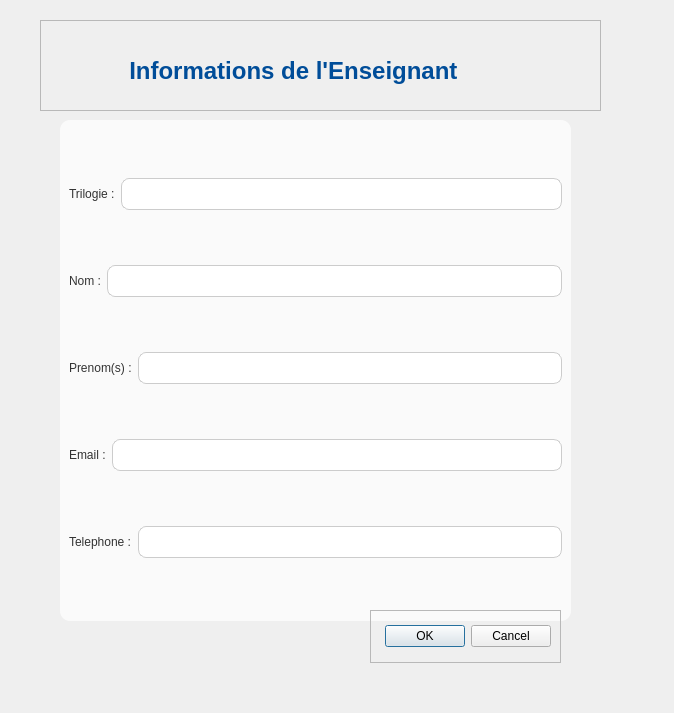
<?xml version="1.0" encoding="UTF-8"?>
<ui version="4.0">
 <class>modif_enseignant</class>
 <widget class="QDialog" name="modif_enseignant">
  <property name="geometry">
   <rect>
    <x>0</x>
    <y>0</y>
    <width>674</width>
    <height>713</height>
   </rect>
  </property>
  <property name="windowTitle">
   <string>Dialog</string>
  </property>
  <widget class="QWidget" name="widget" native="true">
   <property name="geometry">
    <rect>
     <x>10</x>
     <y>20</y>
     <width>611</width>
     <height>676</height>
    </rect>
   </property>
   <widget class="QFrame" name="frame">
    <property name="geometry">
     <rect>
      <x>30</x>
      <y>0</y>
      <width>561</width>
      <height>91</height>
     </rect>
    </property>
    <property name="styleSheet">
     <string notr="true">QLabel#label {
    /* Couleur du texte, cohérente avec votre interface */
    color: #004D99; 
    /* Taille de police beaucoup plus grande */
    font-size: 24px; 
    /* Police en gras */
    font-weight: bold;
    /* Marge interne pour l'espacement */
    padding: 20px 0 10px 20px;
}</string>
    </property>
    <property name="frameShape">
     <enum>QFrame::Shape::StyledPanel</enum>
    </property>
    <property name="frameShadow">
     <enum>QFrame::Shadow::Raised</enum>
    </property>
    <layout class="QVBoxLayout" name="verticalLayout_2">
     <item>
      <widget class="QLabel" name="label">
       <property name="styleSheet">
        <string notr="true"/>
       </property>
       <property name="text">
        <string>        Informations de l'Enseignant </string>
       </property>
      </widget>
     </item>
    </layout>
   </widget>
   <widget class="QFrame" name="frame_2">
    <property name="geometry">
     <rect>
      <x>50</x>
      <y>100</y>
      <width>511</width>
      <height>501</height>
     </rect>
    </property>
    <property name="styleSheet">
     <string notr="true">QLabel{
color:#333333;
QLabel	font-size:14px;
font: 700 9pt &quot;Segoe UI&quot;;
}
QLineEdit, QComboBox {
    /* Hauteur standard pour le champ */
    min-height: 30px; 
    /* Arrière-plan */
    background-color: white; 
    /* Bordure fine */
    border: 1px solid #CCCCCC;
    /* Coins légèrement arrondis */
    border-radius: 8px; 
    /* Espace interne pour le texte */
    padding: 0 10px; 
}

/* Style au survol ou à la sélection pour un feedback visuel */
QLineEdit:focus, QComboBox:focus {
    border: 2px solid #007BFF; /* Bordure bleue plus épaisse */
}
QFrame {
    /* Blanc cassé pour le conteneur des champs */
    background-color: #FAFAFA; 
    border-radius: 10px; /* Optionnel : pour les bords internes */
    /* Ajouter un peu d'ombre pour le faire ressortir (un peu plus complexe, mais très bel effet) */
    /* box-shadow: 2px 2px 5px rgba(0, 0, 0, 0.1); */
}</string>
    </property>
    <property name="frameShape">
     <enum>QFrame::Shape::StyledPanel</enum>
    </property>
    <property name="frameShadow">
     <enum>QFrame::Shadow::Raised</enum>
    </property>
    <layout class="QVBoxLayout" name="verticalLayout">
     <item>
      <layout class="QHBoxLayout" name="horizontalLayout">
       <item>
        <widget class="QLabel" name="label_2">
         <property name="text">
          <string>Trilogie :</string>
         </property>
        </widget>
       </item>
       <item>
        <widget class="QLineEdit" name="lineEdit">
         <property name="inputMask">
          <string/>
         </property>
        </widget>
       </item>
      </layout>
     </item>
     <item>
      <layout class="QHBoxLayout" name="horizontalLayout_2">
       <item>
        <widget class="QLabel" name="label_3">
         <property name="text">
          <string>Nom :</string>
         </property>
        </widget>
       </item>
       <item>
        <widget class="QLineEdit" name="lineEdit_2"/>
       </item>
      </layout>
     </item>
     <item>
      <layout class="QHBoxLayout" name="horizontalLayout_3">
       <item>
        <widget class="QLabel" name="label_4">
         <property name="text">
          <string>Prenom(s) :</string>
         </property>
        </widget>
       </item>
       <item>
        <widget class="QLineEdit" name="lineEdit_3"/>
       </item>
      </layout>
     </item>
     <item>
      <layout class="QHBoxLayout" name="horizontalLayout_4">
       <item>
        <widget class="QLabel" name="label_5">
         <property name="text">
          <string>Email :</string>
         </property>
        </widget>
       </item>
       <item>
        <widget class="QLineEdit" name="lineEdit_4"/>
       </item>
      </layout>
     </item>
     <item>
      <layout class="QHBoxLayout" name="horizontalLayout_5">
       <item>
        <widget class="QLabel" name="label_6">
         <property name="text">
          <string>Telephone :</string>
         </property>
        </widget>
       </item>
       <item>
        <widget class="QLineEdit" name="lineEdit_5"/>
       </item>
      </layout>
     </item>
    </layout>
   </widget>
   <widget class="QFrame" name="frame_3">
    <property name="geometry">
     <rect>
      <x>360</x>
      <y>590</y>
      <width>191</width>
      <height>53</height>
     </rect>
    </property>
    <property name="styleSheet">
     <string notr="true">QDialogButtonBox{
background-color: #28a745; 
color: white;
 border-radius: 8px;
 font-weight: bold;
 padding: 5px 15px;
}</string>
    </property>
    <property name="frameShape">
     <enum>QFrame::Shape::StyledPanel</enum>
    </property>
    <property name="frameShadow">
     <enum>QFrame::Shadow::Raised</enum>
    </property>
    <layout class="QVBoxLayout" name="verticalLayout_3">
     <item>
      <widget class="QDialogButtonBox" name="buttonBox">
       <property name="orientation">
        <enum>Qt::Orientation::Horizontal</enum>
       </property>
       <property name="standardButtons">
        <set>QDialogButtonBox::StandardButton::Cancel|QDialogButtonBox::StandardButton::Ok</set>
       </property>
      </widget>
     </item>
    </layout>
   </widget>
  </widget>
 </widget>
 <resources/>
 <connections/>
</ui>
